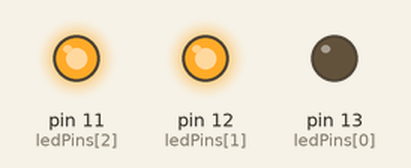
Bench run of a sketch on a simulated Arduino Uno, built with avr-gcc and run on an emulated ATmega328P. Parts: output pins drawn as LEDs (lit = HIGH).

Above: at 0.1 s.
At 10.65 s:
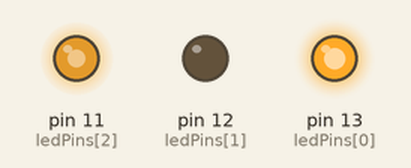
At 15.05 s:
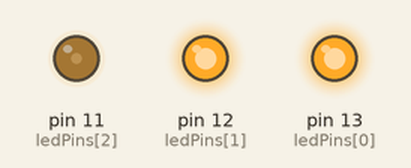
At 22.56 s:
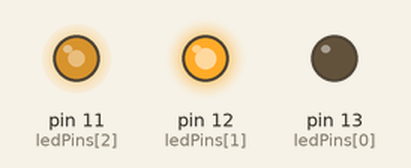
At 30.0 s:
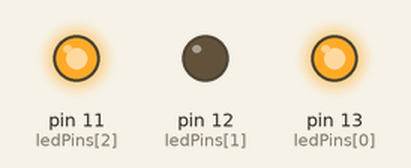
At 39.07 s:
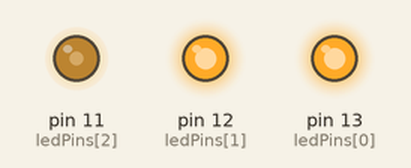
Timing chart, 0 to 40.0 s (numbered marks = the images above):
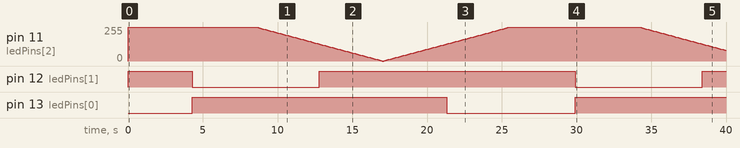

Measured:
- by itself, pin 12 (ledPins[1]): goes HIGH 4.3 s, LOW 8.5 s, HIGH 17.1 s, LOW 8.5 s, then HIGH
- by itself, pin 13 (ledPins[0]): LOW → HIGH at 4.3 s, → LOW 17.0 s later, → HIGH 8.6 s later
- by itself, pin 11 (ledPins[2]): 0/255 → 255/255 at 0.00 s, → 252/255 8.6 s later, → 249/255 0.10 s later, → 246/255 0.10 s later, … (229 changes in this stretch)

The sketch:

rgb-gradient.ino
```cpp
const byte ledPins[] = {13, 12, 11}; // red == 13, green == 12, blue == 11
int red, green, blue;
int ledCount;

void setup() {
  ledCount = sizeof(ledPins);
  for (int i = 0; i < ledCount; i++) {
    pinMode(ledPins[i], OUTPUT);
  }
}

// the following code generate a smooth rgb rgadient using pulse-width modulation on three led pins
// the loop function cycles throught the uint spectrum (0-256) updating the color of the led at each step
void loop() {
  for (int i = 0; i < 256; i++){ // 0-255 spectrum from red to blue
    // wheel compute the rgb color
    // setColor applies the color to the led
    setColor(wheel(i));
    delay(100);
  }
}

// Brightness adjustment:
// extracts the red, green, blue component and applies them using an analog write
void setColor(long rgb){
  // a 24-bit color value consists of three 8-bit (1 byte) components:
  // red (Most significant byte, MSB)
  // green (middle byte)
  // blue (least significant byte, LSB)

  // each component can have value from 0-255 (0x00 to 0xFF in hexadecimal).
  // standard format is 0xRRGGBB so that:
  // red -> 0xFF0000 (red = 255, green = 0, blue = 0)
  // green -> 0x00FF00 (red = 0, green = 255, blue = 0)
  // blue -> 0x0000FF (red = 0, green = 0, blue = 255)
  // yellow -> 0xFFFF00 (red = 255, green = 255, blue = 0)

  // rgb is a single 24 but integer so we need to extract the red value performing right shift and bitwise operations
  // rgb >> 16 -> move the red component to the lowest 8bit
  // & 0xFF    -> applies a bitwise AND with 0xff (11111111 in binary) to extract only the lowest 8 bits
  // example:

  // Binary:   10101010 10111011 11001100   (0xAABBCC)

  // Shifted:       00000000 00000000 10101010   (>> 16, red)
  // AND 0xFF:      00000000 00000000 11111111   ==
  // ----------------------------------------------
  //                00000000 00000000 10101010   (Extract red: 0xAA)

  // Shifted:       00000000 10101010 10111011   (>> 8, green)
  // AND 0xFF:      00000000 00000000 11111111   ==
  // ----------------------------------------------
  //                00000000 00000000 10111011   (Extract green: 0xBB)

  // Shifted:       10101010 10111011 11001100   (>> 0, blue)
  // AND 0xFF:      00000000 00000000 11111111   ==
  // ----------------------------------------------
  //                00000000 00000000 11001100   (Extract blue: 0xCC)
  analogWrite(ledPins[0], 255 - (rgb >> 16) & 0xFF);  // extract red
  analogWrite(ledPins[1], 255 - (rgb >> 8) & 0xFF);   // extract green
  analogWrite(ledPins[2], 255 - (rgb >> 0) & 0xFF);   // extract blue
}

// Color mapping:
// the wheel function generatges an rgb color based on the position of the in the uint spectrum
// smoothly transitioning between red, green and blue

// the transiction cycle followed is the following:
// red to green   -> 0 - 84
// green to blue  -> 85 - 169
// blue to red    -> 170 - 255

// each phase span 85 steps (255 / 3 ~ 85) ensuring smooth transitions
long wheel(int position) {
  // this ensures that wheel position will always stays in the range of [0-254)
  // even if the value of 'position' exceed 255 (or 0xff in hexadecimal)
  // % is the modulus operator (reminder after the division, 240 % 255 == 240, 0 with 244 remainder)
  long wheelPosition = position % 0xff;

  if (wheelPosition < 85) {  // red to green position
    // (255 - wheelPosition * 3) << 16) -> control the red portion, shift left to the MSB
    //      - start at max 255
    //      - decrease by 3 each step till reaching 0 at 85

    // (wheelPosition * 3) << 8         -> control the green portion, shift left to middle byte
    //      - start at min 0
    //      - increase by 3 each step till reaching max 255 at 85

    // | (bitwise OR operation), combines the red and green value into a single 24bit integer
    return ((255 - wheelPosition * 3) << 16) | ((wheelPosition * 3) << 8);
  } else if (wheelPosition < 170) { // green to blue position
    // convert the wheel position value to its relative phase of 0-84 steps (85-169 range)
    wheelPosition -= 85;
    // same as above in terms of step and fading, however lef shift is different and applies to green-blue spectrum
    return (((255 - wheelPosition * 3) << 8) | (wheelPosition * 3));
  } else {                          // blue to red position
    wheelPosition -= 170;
    // increasing red color (see left byte shift) and decrease blue color (no byte shift)
    return ((wheelPosition * 3) << 16 | (255 - wheelPosition *3));
  }
}
```
